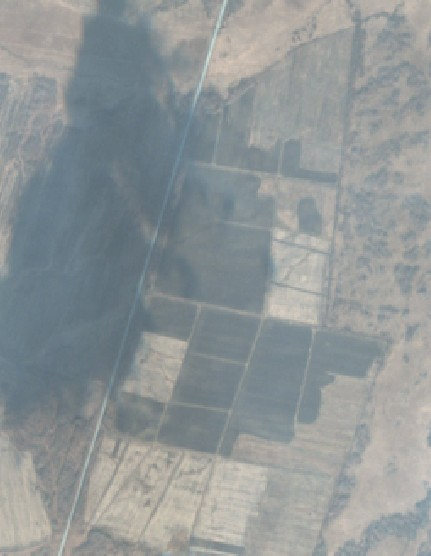
#> input picture 232323.jpg, 431 x 556 px
$ python main.py
#> lines starting #> are read from the running program, lines starting #| are printed output that depends on the picture; after the words box and inside, x2 and y2 are one past the last pixel; in counts of white or black regions, pixels touching at a corner belong together
#> further down, src is the input picture: shape (556, 431, 3); mean B, G, R 151.3, 150.2, 144.1
import cv2 as cv
import imutils

import cv2


def edge_demo(image):
    blurred = cv.GaussianBlur(image, (3, 3), 0)
    gray = cv.cvtColor(blurred, cv.COLOR_BGR2GRAY)
    # Находим градиент по оси X
    grad_x = cv.Sobel(gray, cv.CV_16SC1, 1, 0)
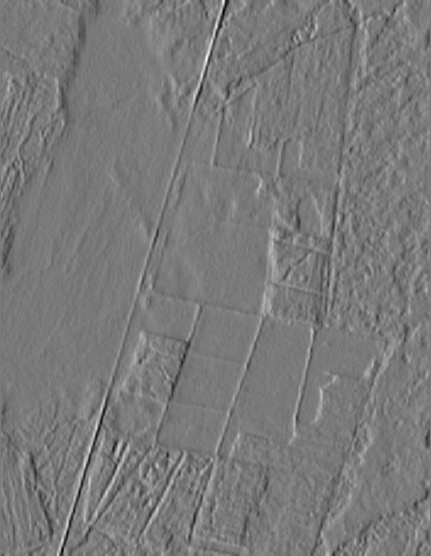
#> grad_x: shape (556, 431) int16; min -157, max 171, mean 0.3; drawn with min black and max white
    # Находим градиент в направлении y
    grad_y = cv.Sobel(gray, cv.CV_16SC1, 0, 1)
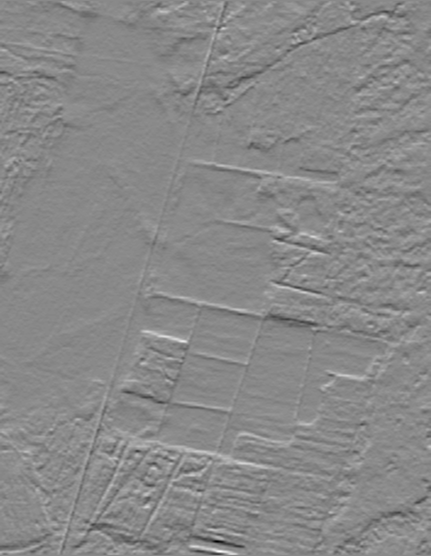
#> grad_y: shape (556, 431) int16; min -187, max 161, mean 0; drawn with min black and max white
    # Преобразуем значение градиента в 8 бит
    x_grad = cv.convertScaleAbs(grad_x)
    y_grad = cv.convertScaleAbs(grad_y)

    cv.imshow("x_grad", x_grad)
    cv.imshow("y_grad", y_grad)
    # Объединить два градиента
    src1 = cv.addWeighted(x_grad, 0.3, y_grad, 0.3, 0)
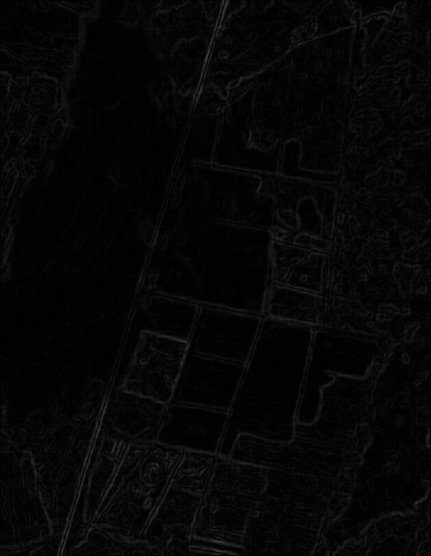
#> src1: shape (556, 431); min 0, max 65, mean 6.1
    cv.imshow("src1", src1)
    # Объедините градиенты, используя хитрый алгоритм, где 50 и 100 - пороги
    edge = cv.Canny(src1, 50, 100)
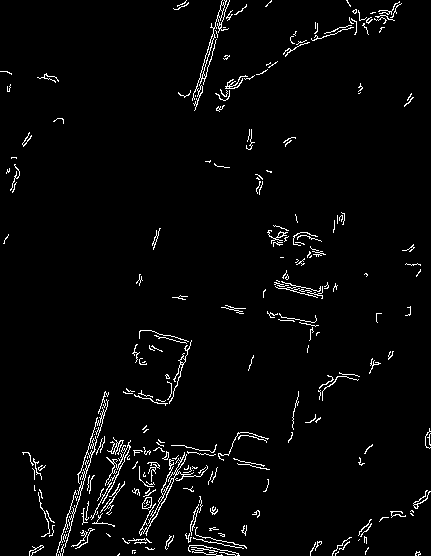
#> edge: shape (556, 431); 2.9% white in thin lines or dots
    cv.imshow("Canny_edge_1", edge)
    edge1 = cv.Canny(grad_x, grad_y, 10, 100)
#> edge1: shape (556, 431); 3.3% white in thin lines or dots
    cv2.imwrite("edge1.jpg", edge1)
    cv.imshow("Canny_edge_2", edge1)
    # Используйте край как маску для выполнения побитовых и побитовых операций
    edge2 = cv.bitwise_and(image, image, mask=edge1)
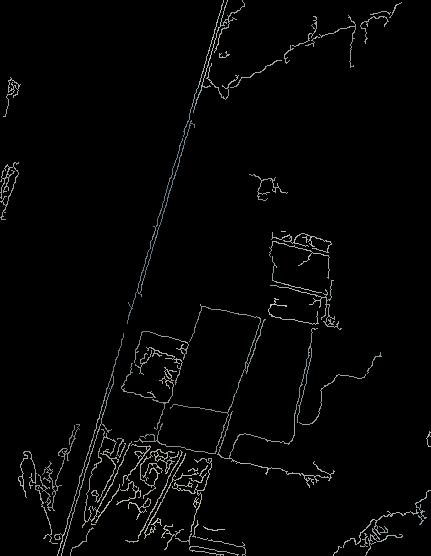
#> edge2: shape (556, 431, 3); mean B, G, R 5.2, 5.3, 5.2
    cv.imshow("bitwise_and", edge2)

    kernel = cv2.getStructuringElement(cv2.MORPH_RECT, (5, 5))
    closed = cv2.morphologyEx(edge1, cv2.MORPH_CLOSE, kernel)
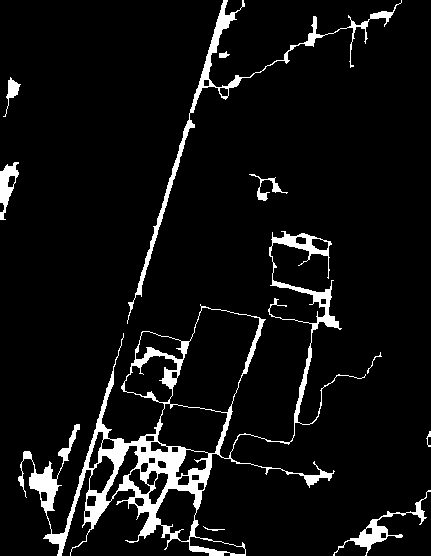
#> closed: shape (556, 431); 6.7% white; 10 white regions
    cv2.imwrite("closed1.jpg", closed)
    cnts = cv2.findContours(closed.copy(), cv2.RETR_TREE, cv2.CHAIN_APPROX_SIMPLE)
#> cnts = 47 contours, 3 with area under 20; largest, box (x1, y1, x2, y2) and area: (18, 231, 366, 556) 25562, (169, 307, 260, 413) 6076, (157, 403, 228, 454) 2584, (127, 0, 402, 324) 2086, (124, 355, 178, 403) 1524
    # s=cv2.drawContours(image.copy(), cnts, -1, (0, 255, 0), 4)
    print(len(cnts))
#| 2
    cnts = imutils.grab_contours(cnts)
    total = 0
    # цикл по контурам
    for c in cnts:
        # аппроксимируем (сглаживаем) контур
        peri = cv2.arcLength(c, True)
        approx = cv2.approxPolyDP(c, 0.03 * peri, True)
        # если у контура 4 вершины, предполагаем, что это книга
        if len(approx) >= 4  :
            cv2.drawContours(image, [approx], -1, (0, 255, 0), 4)
            total += 1
#> this loop made 47 passes
#> (peri, approx) on passes 1, 7, 8, 27, 31, 32, 36, 41: (45.31, [[203, 526], [212, 530], [224, 529], [208, 529]]), (4061.4, [[330, 241], [57, 555], [329, 480]]), (133.9, [[189, 537], [242, 546], [245, 553], [190, 546]]), (154.1, [[136, 445], [136, 466], [106, 501], [128, 446]]), (92.28, [[102, 431], [98, 462], [89, 468], [97, 432]]), (223.3, [[164, 404], [226, 412], [215, 452], [160, 443]]), (341.4, [[202, 307], [259, 318], [227, 412], [169, 403]]), (153.8, [[18, 162], [0, 171], [0, 219], [5, 219]])
#> peri on passes 2, 3, 4, 5, 6, 9: 405.8, 21.66, 25.07, 39.9, 58.87, 23.66
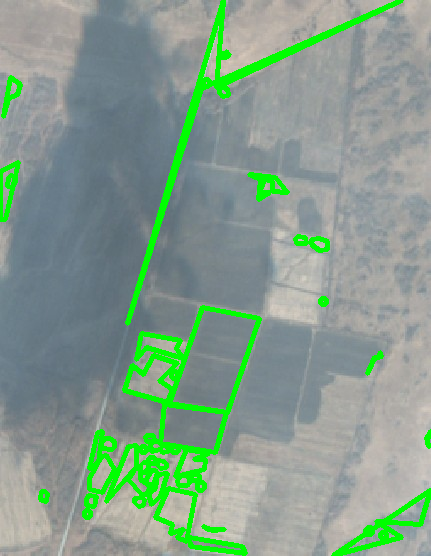
#> image: shape (556, 431, 3); 7.55% of pixels changed, all inside (x1, y1, x2, y2) = (0, 0, 431, 556)
#> after the loop, total = 46
    # показываем результирующее изображение
    print(" нашлось  {0} ".format(total))
#|  нашлось  46
    cv2.imwrite("output.jpg", image)


src = cv.imread("232323.jpg")
cv.imshow("2", src)
edge_demo(src)
cv.waitKey(0)
cv.destroyAllWindows()
